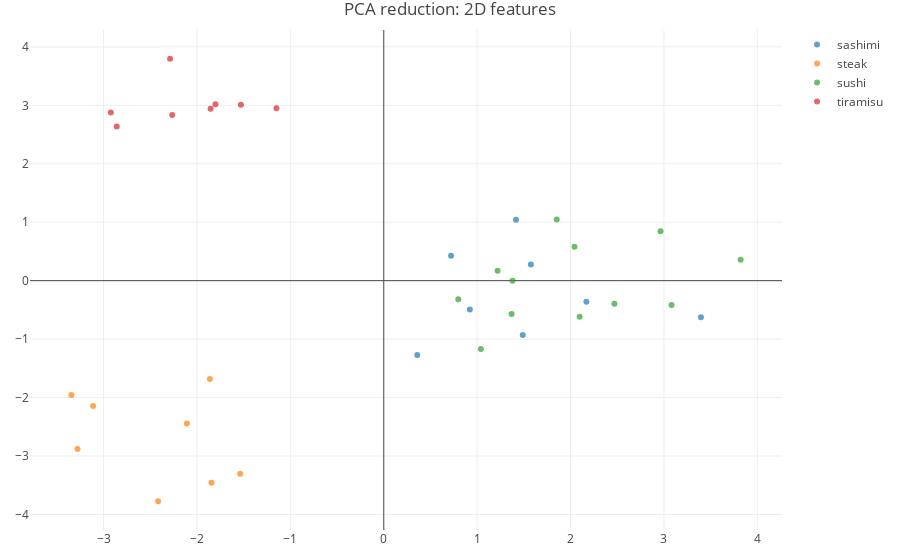

Notebook code for this chart:
### Code cell
traces=[]

for n in range(0,number_of_recipe_categories):
    df_category=df_PCA_2D[(df_PCA_2D.category_indices==n)]
    point_name=str(df_category.labels[df_category.index[0]])
    trace = go.Scatter(
    x=df_category['pca-1'],
    y=df_category['pca-2'],
    mode='markers',
    marker=dict(
        colorscale='Viridis',
        opacity=0.7,
        line=dict(color='rgb(140, 140, 170)')
    ),
    name=point_name,
    text=df_category['text_names'],
    )

    traces.append(trace)

layout = go.Layout(
    title='PCA reduction: 2D features',
    hovermode='closest',
    margin=dict(
       l=30,
       r=30,
       b=30,
       t=30
    ),
      scene = dict(
        xaxis = dict(
            title='pca-1',
       ),
       yaxis = dict(
           title='pca-2',
       ),
    ),
 
)

fig = go.Figure(data=traces, layout=layout)
iplot(fig)

### Figure 1 — Plotly figure (JSON) as saved in the notebook; plotly's stock layout.template omitted (floating-point values rounded to 4 significant figures)
{"data": [{"marker": {"colorscale": "Viridis", "line": {"color": "rgb(140, 140, 170)"}, "opacity": 0.7}, "mode": "markers", "name": "sashimi", "text": ["1.txt", "10.txt", "2.txt", "3.txt", "4.txt", "5.txt", "7.txt", "8.txt"], "type": "scatter", "uid": "0605aee0-6a1d-4c58-94ed-b8941762d309", "x": [1.575, 0.3587, 0.9219, 1.416, 3.396, 0.7209, 1.488, 2.169], "y": [0.2763, -1.272, -0.4932, 1.044, -0.6247, 0.4269, -0.9314, -0.3585]}, {"marker": {"colorscale": "Viridis", "line": {"color": "rgb(140, 140, 170)"}, "opacity": 0.7}, "mode": "markers", "name": "steak", "text": ["1.txt", "2.txt", "3.txt", "4.txt", "5.txt", "6.txt", "7.txt", "8.txt"], "type": "scatter", "uid": "4dc04e1f-41c7-418c-8d1e-defc27a17d30", "x": [-1.538, -2.416, -1.862, -3.112, -1.845, -3.279, -3.345, -2.108], "y": [-3.304, -3.774, -1.681, -2.143, -3.458, -2.88, -1.957, -2.442]}, {"marker": {"colorscale": "Viridis", "line": {"color": "rgb(140, 140, 170)"}, "opacity": 0.7}, "mode": "markers", "name": "sushi", "text": ["1.txt", "10.txt", "12.txt", "14.txt", "15.txt", "2.txt", "3.txt", "5.txt", "6.txt", "7.txt", "8.txt", "9.txt"], "type": "scatter", "uid": "6550fc7d-ec22-480e-92f3-84a28c0c8174", "x": [1.219, 1.04, 2.043, 2.47, 1.852, 0.7977, 1.378, 2.097, 3.821, 3.082, 2.963, 1.368], "y": [0.1703, -1.169, 0.5805, -0.3932, 1.047, -0.3191, -0.001126, -0.619, 0.3559, -0.418, 0.8471, -0.57]}, {"marker": {"colorscale": "Viridis", "line": {"color": "rgb(140, 140, 170)"}, "opacity": 0.7}, "mode": "markers", "name": "tiramisu", "text": ["1.txt", "10.txt", "2.txt", "3.txt", "5.txt", "7.txt", "8.txt", "9.txt"], "type": "scatter", "uid": "7d05d8c1-11db-41d2-ae90-49437f6b28d1", "x": [-2.922, -1.802, -2.859, -2.288, -2.265, -1.854, -1.53, -1.15], "y": [2.878, 3.016, 2.636, 3.797, 2.834, 2.943, 3.008, 2.949]}], "layout": {"hovermode": "closest", "margin": {"b": 30, "l": 30, "r": 30, "t": 30}, "scene": {"xaxis": {"title": "pca-1"}, "yaxis": {"title": "pca-2"}}, "title": "PCA reduction: 2D features"}}
